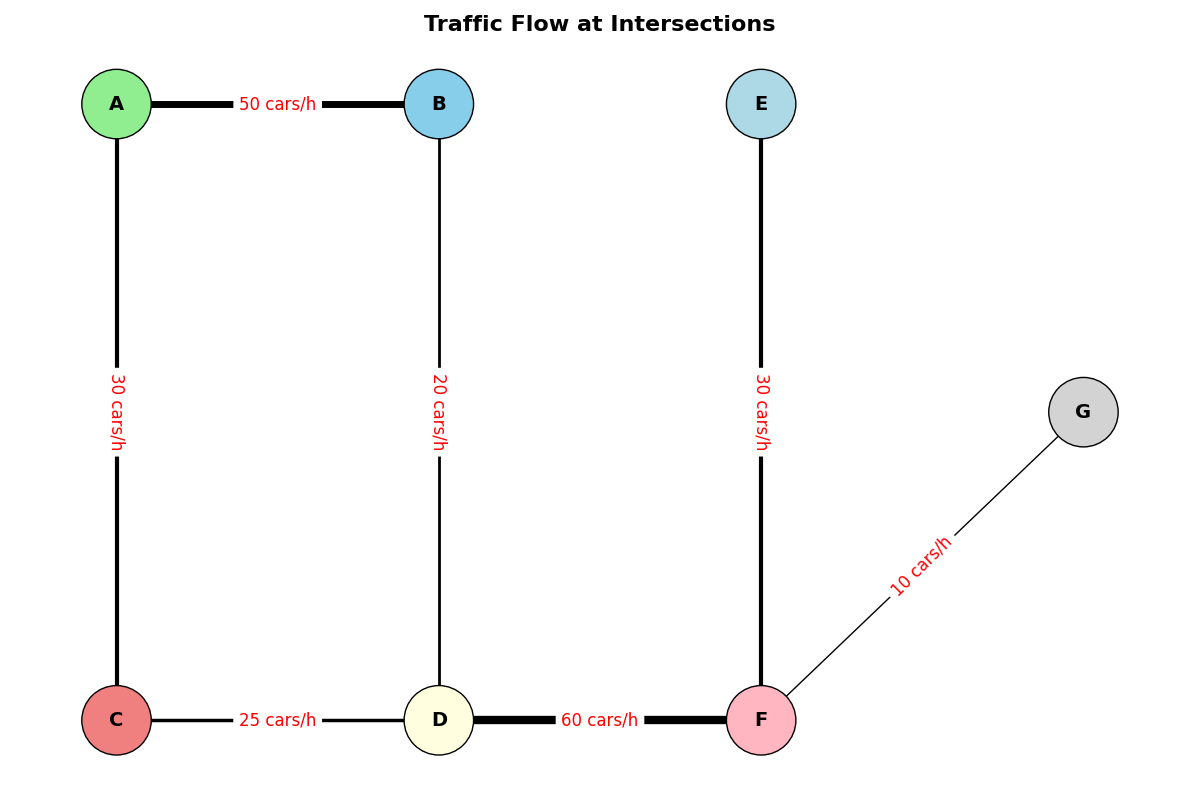

This chart was generated by the following Python code:
import matplotlib.pyplot as plt
import networkx as nx

intersections = ['A', 'B', 'C', 'D', 'E', 'F', 'G']

traffic_routes = [
    ('A', 'B', 50),
    ('A', 'C', 30),
    ('B', 'D', 20),
    ('C', 'D', 25),
    ('D', 'F', 60),
    ('E', 'F', 30),
    ('F', 'G', 10)
]

# Replace DiGraph with Graph for an undirected graph
G = nx.Graph()
G.add_nodes_from(intersections)

for route in traffic_routes:
    G.add_edge(route[0], route[1], weight=route[2])

edge_widths = [G[u][v]['weight'] / 10 for u, v in G.edges()]

pos = {
    'A': (0, 3), 'B': (2, 3), 'C': (0, 1),
    'D': (2, 1), 'E': (4, 3), 'F': (4, 1),
    'G': (6, 2)
}

plt.figure(figsize=(12, 8))

node_colors = ['lightgreen', 'skyblue', 'lightcoral', 'lightyellow', 'lightblue', 'lightpink', 'lightgray']
nx.draw_networkx_nodes(G, pos, node_color=node_colors, node_size=2500, edgecolors='k')

# Remove the arrowstyle attribute to draw undirected edges
nx.draw_networkx_edges(G, pos, edge_color='black', width=edge_widths)
nx.draw_networkx_labels(G, pos, font_size=14, font_weight='bold')

edge_labels = {(u, v): f"{G[u][v]['weight']} cars/h" for u, v in G.edges()}
nx.draw_networkx_edge_labels(G, pos, edge_labels=edge_labels, font_size=12, font_color='red')

plt.title('Traffic Flow at Intersections', fontsize=16, weight='bold')
plt.axis('off')
plt.tight_layout()

plt.show()
